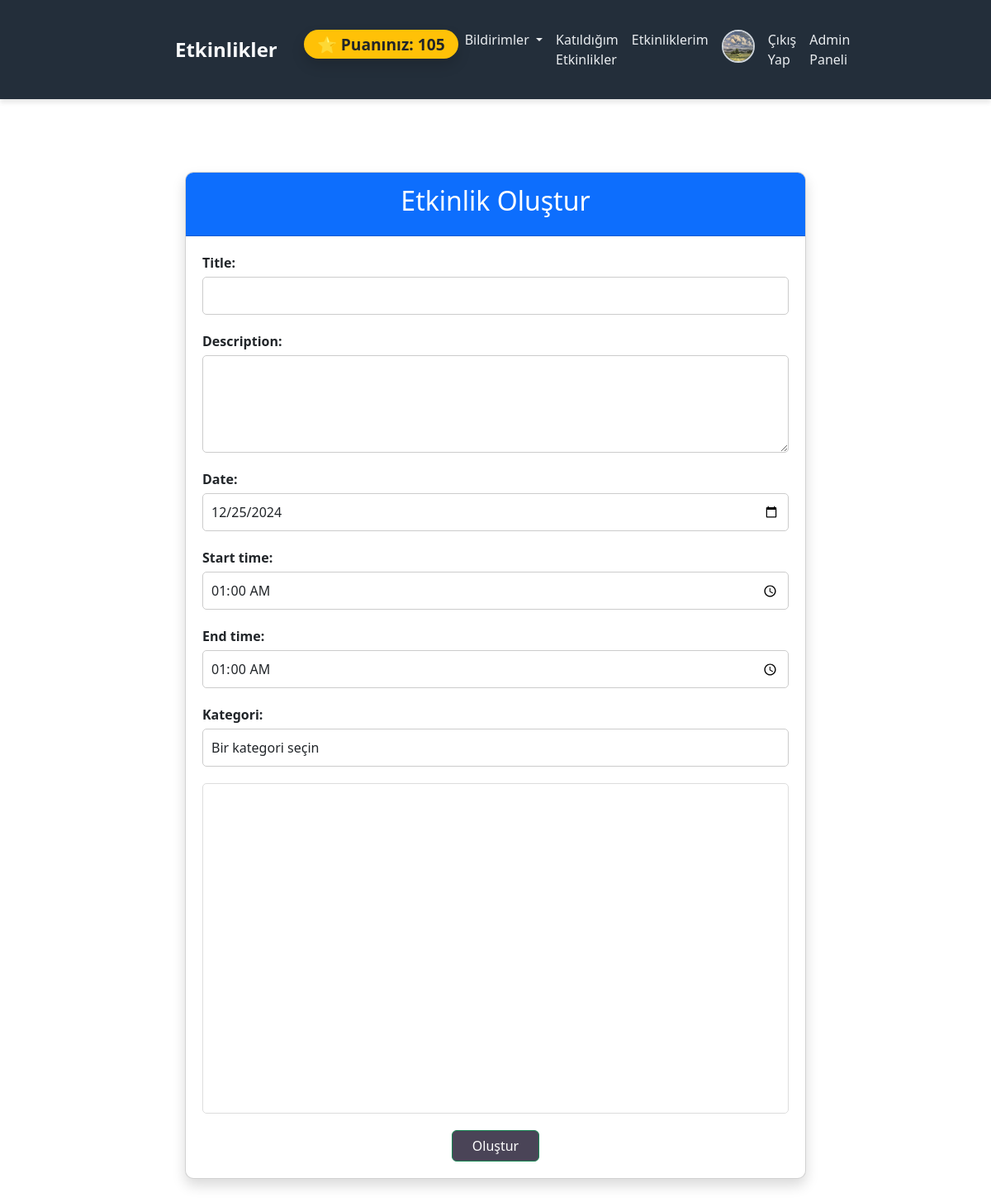
The page /homepages/ (signed in) on the database its author committed.
### users/models.py (models this page shows)
class User(AbstractUser):
    id = models.AutoField(primary_key=True)
    username = models.CharField(max_length=150,unique=True)
    password = models.CharField(max_length=150)
    name = models.CharField(max_length=150)
    surname = models.CharField(max_length=150)
    birthdate = models.DateField(max_length=150)
    gender = models.CharField(max_length=150)
    email = models.EmailField(max_length=150,unique=True)
    phone_number = models.CharField(max_length=128)
    interests = models.CharField(max_length=150)
    profilepicture=models.ImageField(upload_to='uploads/profile_pictures/', null=True, blank=True)
    verification_code = models.CharField(max_length=6, blank=True, null=True)
    location = models.CharField(max_length=100,default="İstanbul")
    latitude = models.FloatField(blank=True, null=True)  # Enlem
    longitude = models.FloatField(blank=True, null=True)  # Boylam
    is_admin = models.BooleanField(default=False)
    score = models.IntegerField(default=20)
    groups = models.ManyToManyField(
        'auth.Group',
        related_name='user_groups',  # Özel ilişkili ad
        blank=True,
    )
    user_permissions = models.ManyToManyField(
        'auth.Permission',
        related_name='user_permissions',  # Özel ilişkili ad
        blank=True,
    )

### users/views.py (the view)
# urls.py: path('homepages/', views.create_event, name='create_event'),
@login_required
def create_event(request):
    if request.method == 'POST':
        print(request.POST)
        form = EventForm(request.POST)
        if form.is_valid():
            print("Form geçerli.")
            user = request.user
            event = form.save(commit=False)
            event.created_by = user
            event.latitude = form.cleaned_data['latitude']
            event.longitude = form.cleaned_data['longitude']
            conflict_check = check_event_overlap(user, event)
            if conflict_check['status'] == 'conflict':
                messages.error(request, "Etkinliği güncelleyemezsiniz! Çakışan etkinlikler var.")
                return render(request, 'update_event.html', {
                    'form': form,
                    'initial_position': {
                        "latitude": event.latitude if event.latitude else 39.92077,
                        "longitude": event.longitude if event.longitude else 32.85411
                    },
                    'event': event
                })
            event.save()
            user.score = calculate_score(user)
            user.save()
            messages.success(request, "Etkinlik başarıyla oluşturuldu!")
            return redirect('event_list')
        else:
            print(form.errors)
    else:
        form = EventForm()
    return render(request, 'create_event.html', {'form': form})

### users/forms.py
class EventForm(forms.ModelForm):
    category = forms.ModelChoiceField(
        queryset=Interest.objects.all(),
        empty_label="Bir kategori seçin",
        label="Kategori",
        widget=forms.Select(attrs={'class': 'form-control'})
    )
    class Meta:
        model = Event
        fields = ['title', 'description', 'date', 'start_time','end_time',  'latitude', 'longitude', 'category']
        widgets = {
            'date': forms.DateInput(attrs={'type': 'date', 'class': 'form-control'}),
            'start_time': forms.TimeInput(attrs={'type': 'time', 'class': 'form-control'}),
            'end_time': forms.TimeInput(attrs={'type': 'time', 'class': 'form-control'}),
            'title': forms.TextInput(attrs={'class': 'form-control'}),
            'description': forms.Textarea(attrs={'class': 'form-control', 'rows': 4}),
            'latitude': forms.HiddenInput(),
            'longitude': forms.HiddenInput(),
        }

### users/context_processors.py (called while the page is built)
def notifications_context(request):
    if request.user.is_authenticated:
        notifications = Notification.objects.filter(user=request.user).order_by('-created_at')
        unread_count = notifications.filter(is_read=False).count()
        return {
            'notifications': notifications[:5],  # İlk 5 bildirimi gönder
            'unread_count': unread_count  # Okunmamış bildirim sayısı
        }
    return {'notifications': [], 'unread_count': 0}

### users/models.py (called while the page is built)
    def __str__(self):
        return self.name

### templates/create_event.html (shortened to what this page needs)
{% extends 'base.html' %}
{% block content %}
<head>
    {%load static%}
    <link rel="stylesheet" href="{% static 'css/create_event_style.css' %}">
    </head>
<div class="container mt-5">
    <div class="card shadow">
        <div class="card-header bg-primary text-white text-center">
            <h2>Etkinlik Oluştur</h2>
        </div>
        <div class="card-body">
            <form method="post">
                <div class="form-row">
                    {{ form.title.label_tag }}
                    {{ form.title }}
                </div>
                <div class="form-row">
                    {{ form.description.label_tag }}
                    {{ form.description }}
                </div>
                <div class="form-row">
                    {{ form.date.label_tag }}
                    {{ form.date }}
                </div>
                <div class="form-row">
                    {{ form.start_time.label_tag }}
                    {{ form.start_time }}
                </div>
                <div class="form-row">
                    {{ form.end_time.label_tag }}
                    {{ form.end_time }}
                </div>
                <div class="form-row">
                    {{ form.category.label_tag }}
                    {{ form.category }}
                </div>
                <div id="map" style="width: 100%; height: 400px; margin: 20px 0;"></div>
                <div class="text-center">
                    <button type="submit" class="btn btn-success px-4">Oluştur</button>
                </div>
            </form>
        </div>
    </div>
</div>
{% endblock %}

### templates/base.html (shortened to what this page needs)
<!DOCTYPE html>
<html lang="en">
<head>
    {% load static %}
    <link rel="stylesheet" href="{% static 'css/styles.css' %}">
    <link href="https://cdn.jsdelivr.net/npm/bootstrap@5.3.3/dist/css/bootstrap.min.css" rel="stylesheet">
</head>
<body>
    <nav class="navbar navbar-expand-lg navbar-dark ">
        <div class="container">
            <a class="navbar-brand" href="/">Etkinlikler</a>
            <div class="collapse navbar-collapse" id="navbarNav">
                <ul class="navbar-nav ms-auto">
                    {% if user.is_authenticated %}
                    <span class="navbar-text ms-3">
                        <span class="badge bg-warning text-dark px-3 py-2 rounded-pill shadow">
                            ⭐ Puanınız: <strong>{{ user.score }}</strong>
                        </span>
                    </span>
                    <li class="nav-item dropdown">
                        <a class="nav-link dropdown-toggle" href="#" id="notificationsDropdown" role="button" data-bs-toggle="dropdown" aria-expanded="false">
                            Bildirimler
                        </a>
                    </li>
                    <li class="nav-item">
                        <a class="nav-link" href="{% url 'attended_events' %}">Katıldığım Etkinlikler</a>
                    </li>
                    <li class="nav-item">
                        <a class="nav-link" href="{% url 'event_list' %}">Etkinliklerim</a>
                    </li>
                    <li class="nav-item">
                        <a class="nav-link" href="{% url 'edit_profile' %}">
                            <img src="{{ user.profilepicture.url }}" alt="Profil Resmi" class="rounded-circle" width="40" height="40">
                        </a>
                    </li>
                    <li class="nav-item">
                        <a class="nav-link" href="{% url 'logout' %}">Çıkış Yap</a>
                    </li>
                    {% if user.is_admin %}
                    <li class="nav-item">
                        <a class="nav-link" href="{% url 'admin_dashboard' %}">Admin Paneli</a>
                    </li>
                    {% endif %}
                    {% endif %}
                </ul>
            </div>
        </div>
    </nav>
<div class="container">
    {% block content %}{% endblock %}
</div>
</body>
</html>

### users/static/css/styles.css (style rules this page uses)
.navbar { background-color: #232e3a; box-shadow: 0px 4px 6px rgba(0, 0, 0, 0.1); }
.navbar .navbar-brand { font-size: 1.5rem; font-weight: bold; color: #f8f9fa; }
.navbar .nav-link { color: #e9ecef; font-weight: 500; transition: color 0.3s ease; }
.navbar-text .badge { font-size: 1.2rem; font-weight: bold; animation: glow 2s infinite alternate; }
.navbar .nav-link img { border: 2px solid #ced4da; transition: border 0.3s ease; }
body { background-color: #3b3b3b; color: #212529; font-family: "Arial", sans-serif; }
.container { padding-top: 20px; padding-bottom: 20px; }
.card { background-color: #ffffff; border: 1px solid #ced4da; border-radius: 10px; box-shadow: 0 2px 4px rgba(0, 0, 0, 0.1); }
.card .btn { background-color: #4a4457; color: #ffffff; transition: background-color 0.3s ease; }

### users/static/css/create_event_style.css (style rules this page uses)
.container { max-width: 800px; margin: auto; }
.card { border-radius: 10px; overflow: hidden; }
.card-header { font-size: 1.5rem; padding: 15px; }
.card-body { padding: 20px; }
.form-row { margin-bottom: 20px; }
.form-row label { font-weight: bold; margin-bottom: 5px; display: block; font-size: 1rem; }
.form-row select, .form-row input, .form-row textarea { width: 100%; padding: 10px; border-radius: 5px; border: 1px solid #ccc; font-size: 1rem; }
#map { margin-top: 20px; border: 1px solid #ddd; border-radius: 5px; }
button { font-size: 1.1rem; padding: 10px 20px; background-color: #28a745; color: #fff; border: none; border-radius: 5px; transition: background-color 0.3s ease; }

### rows shown on the page
User: score "105", profilepicture (picture)
